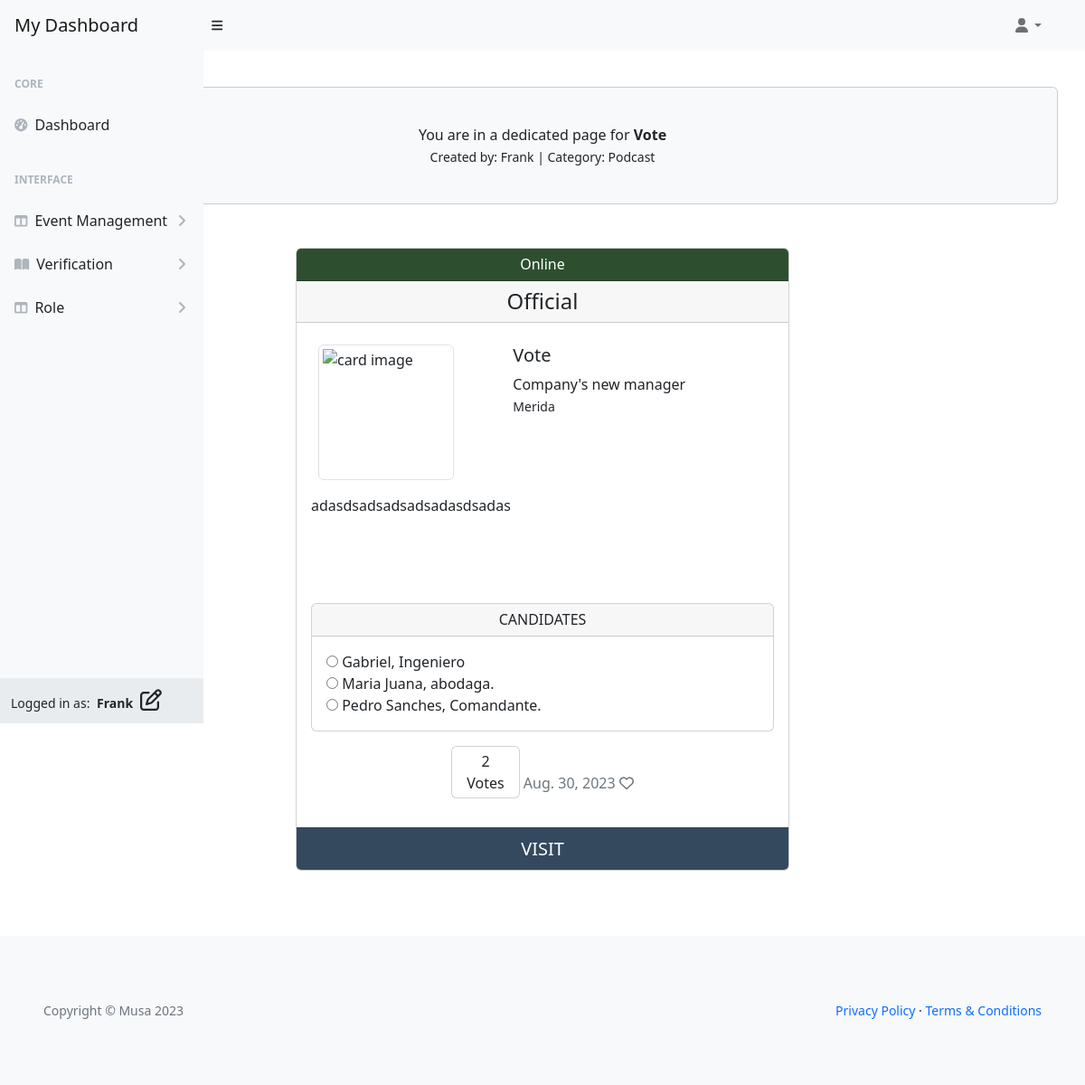
The page /user/single/vote/ (signed in) on the database its author committed.
### musa/models.py (models this page shows)
class UserProfile(AbstractUser):
    verified = models.BooleanField(default=False)
    role = models.IntegerField(choices=ROLES, default=0)
    user_card = models.ManyToManyField(
        'vote_management.VoteCard', through='vote_management.VoteRecord', related_name='user_cards')
    class Meta:
        ordering = ['username']
    def __str__(self):
        return self.username

### vote_management/models.py (models this page shows, shortened)
class VoteCard(models.Model):
    title = models.CharField(max_length=80, unique=True)
    slug = models.SlugField(max_length=200, unique=True)
    author = models.ForeignKey(
        'musa.UserProfile', on_delete=models.CASCADE, related_name="card_author")
    category = models.ForeignKey(
        Category, on_delete=models.CASCADE, related_name="categories")
    mission = models.CharField(max_length=80)
    location = models.CharField(max_length=80)
    description = models.TextField(max_length=264)
    expire = models.DateField()
    event_image = CloudinaryField('image', default='placeholder')
    vote_record = models.ManyToManyField('musa.UserProfile', through='VoteRecord',
                                         related_name='user_votes', blank=True)
    candidates = models.ManyToManyField('ElectedPerson', related_name='vote_cards',
                                        blank=True)
    status = models.IntegerField(choices=STATUS, default=0)
    excerpt = models.TextField(blank=True)
    type = models.IntegerField(choices=CARD_TYPE, default=0)
    created_on = models.DateField(auto_now_add=True)
    class Meta:
        ordering = ['-created_on']
    def number_of_votes(self):
        return self.vote_record.count()

class Category(models.Model):
    category_name = models.CharField(max_length=50, unique=True)
    class Meta:
        ordering = ['category_name']
        verbose_name_plural = "Categories"
    def __str__(self):
        return self.category_name

class ElectedPerson(models.Model):
    name = models.CharField(max_length=80, unique=True)
    is_elected = models.BooleanField(default=False)
    vote_card = models.ForeignKey(
        VoteCard, on_delete=models.CASCADE, related_name="vote_candidate", blank=True)
    class Meta:
        ordering = ['name']

### vote_management/views.py (the view)
# urls.py: path('user/single/<slug:slug>/', UserSingleView.as_view(),
class UserSingleView(UserRequiredMixin, View):
    def get(self, request, slug, *args, **kwargs):
        queryset = VoteCard.objects.filter(status=1)
        event = get_object_or_404(queryset, slug=slug)
        candidates = event.candidates.all()
        if request.user.is_authenticated:
            has_voted = VoteRecord.objects.filter(
                voter=request.user, vote_card=event).exists()
        else:
            has_voted = False
        return render(request, "single_card_user.html",
                      {
                          "event": event,
                          "candidates": candidates,
                          "has_voted": has_voted,
                          "user_authenticated": request.user.is_authenticated
                      })

### user_profile/views.py (called while the page is built)
    def test_func(self):
        user_profile = self.request.user
        return user_profile.is_authenticated and (
            user_profile.role in [0, 1]
        )

### templates/backend/user-dashboard/single_card_user.html (shortened to what this page needs)
{% extends "backend/user-dashboard/base.html" %}
{% block content %}
<div class="container px-4 px-lg-0 mt-5">
    <div class="card bg-light my-5 py-4 text-center">
        <div class="card-body">
            <p class="m-0">You are in a dedicated page for <strong>{{ event.title }}
                </strong>
            </p>
            <small>Created by: {{ event.author }} | Category: {{ event.category }}</small>
        </div>
    </div>
    <div class="row gx-4 gx-lg-5 justify-content-center">
        <div class="col-md-6 mb-5">
            <div class="card h-100">
                {% if event.status == 1 or event.status == 3 %}
                <div class="card-header card-header-green text-center h6">{{ event.get_status_display }}</div>
                {% elif event.status == 2%}
                <div class="card-header text-center h6">{{ event.get_status_display }}</div>
                {% endif %}
                <div class="card-header text-center h4">{{ event.get_type_display}}</div>
                <div class="card-body card-body-height pb-0">
                    <div class="row mt-2">
                        <div class="col-5 d-inline-block">
                            {% if "placeholder" in event.event_image.url %}
                            <img src="https://codeinstitute.s3.amazonaws.com/fullstack/blog/default.jpg"
                                alt="code institute" class="img-fluid img-thumbnail rounded float-start mx-2"
                                width="200" height="200">
                            {% else %}
                            <img src="{{ event.event_image.url }}" alt="card image"
                                class="img-fluid img-thumbnail rounded float-start mx-2" width="150" height="150">
                            {% endif %}
                        </div>
                        <div class="col-7 d-inline-block">
                            <span class="">
                                <h5 class="card-title">{{ event.title }}</h5>
                                <p class="mission my-0 fs-6"> {{ event.mission }}</p>
                                <small class="location my-0"> {{ event.location }}</small>
                            </span>
                        </div>
                    </div>
                    <div id="description-single" class="row mt-3">
                        <div class="col">
                            <p class="my-0">
                                {{ event.description|safe }}
                            </p>
                        </div>
                    </div>
                    <div class="row mb-3">
                        <div class="col">
                            <div class="card">
                                <div class="card-header">
                                    <h6 class="text-center mb-0">CANDIDATES</h6>
                                </div>
                                {% if user_authenticated %}
                                <div class="card-body">
                                    {% for candidate in event.vote_candidate.all %}
                                    <label>
                                        <input type="radio" name="elected_person" value="{{ candidate.id }}">
                                        {{ candidate.name }}
                                    </label><br>
                                    {% endfor %}
                                    {% endif %}
                                </div>
                            </div>
                        </div>
                        <div class="p-3 text-center">
                            <span class="card d-inline-block">
                                <div class="card-body py-1 px-3 text-center m-0">
                                    <span class="card-text">{{ event.number_of_votes }}<br> Votes</span>
                                </div>
                            </span>
                            <span class="card-text text-muted h6 m-0"> {{ event.expire }}
                                <i class="far fa-heart"></i>
                            </span>
                        </div>
                    </div>
                </div>
                <a href="{% url 'card_single' event.slug %}" class="card-footer text-center fs-5">VISIT</a>
            </div>
        </div>
    </div>
</div>
{% endblock content %}

### templates/backend/user-dashboard/base.html (shortened to what this page needs)
{% load static %}
{% now "Y-m-d" as current_date %}
<!DOCTYPE html>
<html lang="en">
<head>
    <link href="https://cdn.jsdelivr.net/npm/simple-datatables@7.1.2/dist/style.min.css" rel="stylesheet" />
    <link href="{% static 'user/css/styles.css' %}" rel="stylesheet" />
    <link href="{% static 'custom/css/style.css' %}" rel="stylesheet" />
</head>
<body class="sb-nav-fixed">
    <nav class="sb-topnav navbar navbar-expand navbar-light bg-light">
        <a class="navbar-brand ps-3" href="{% url 'user_dashboard' %}">My Dashboard</a>
        <button class="btn btn-link btn-sm order-1 order-lg-0 me-4 me-lg-0" id="sidebarToggle" href="#!"><i
                class="fas fa-bars"></i></button>
        <div class="d-md-inline-block form-inline ms-auto me-0 me-md-3 my-2 my-md-0">
            <ul class="navbar-nav ms-auto ms-md-0 me-3 me-lg-4">
                <li class="nav-item dropdown">
                    <a class="nav-link dropdown-toggle" id="navbarDropdown" href="#" role="button"
                        data-bs-toggle="dropdown" aria-expanded="false"><i class="fas fa-user fa-fw"></i></a>
                </li>
            </ul>
        </div>
    </nav>
    <div id="layoutSidenav">
        <div id="layoutSidenav_nav">
            <nav class="sb-sidenav accordion sb-sidenav-light" id="sidenavAccordion">
                <div class="sb-sidenav-menu">
                    <div class="nav">
                        <div class="sb-sidenav-menu-heading">Core</div>
                        <a class="nav-link" href="{% url 'user_dashboard' %}">
                            <div class="sb-nav-link-icon"><i class="fas fa-tachometer-alt"></i></div>
                            Dashboard
                        </a>
                        <div class="sb-sidenav-menu-heading">Interface</div>
                        <a class="nav-link collapsed" href="#" data-bs-toggle="collapse"
                            data-bs-target="#collapseLayouts" aria-expanded="false" aria-controls="collapseLayouts">
                            <div class="sb-nav-link-icon"><i class="fas fa-columns"></i></div>
                            Event Management
                            <div class="sb-sidenav-collapse-arrow"><i class="fas fa-angle-down"></i></div>
                        </a>
                        <a class="nav-link collapsed" href="#" data-bs-toggle="collapse" data-bs-target="#collapsePages"
                            aria-expanded="false" aria-controls="collapsePages">
                            <div class="sb-nav-link-icon"><i class="fas fa-book-open"></i></div>
                            Verification
                            <div class="sb-sidenav-collapse-arrow"><i class="fas fa-angle-down"></i></div>
                        </a>
                        <a class="nav-link collapsed" href="#" data-bs-toggle="collapse" data-bs-target="#collapseRole"
                            aria-expanded="false" aria-controls="collapseRole">
                            <div class="sb-nav-link-icon"><i class="fas fa-columns"></i></div>
                            Role
                            <div class="sb-sidenav-collapse-arrow"><i class="fas fa-angle-down"></i></div>
                        </a>
                    </div>
                </div>
                <div class="sb-sidenav-footer">
                    <div class="small">Logged in as:
                        <span class="px-1"><strong>{{ request.user.username }}
                                {% if request.user.role == 0 %}
                                <i class="fa-regular fa-user px-1 fs-4 text"></i>
                                {% elif request.user.role == 1 %}
                                <i class="fa-regular fa-pen-to-square px-1 fs-4 text"></i>
                                {% endif %}
                            </strong>
                        </span>
                    </div>
                </div>
            </nav>
        </div>
        {% block content %}
        {% endblock content %}
    </div>
    <footer class="py-4 bg-light mt-4">
        <div class="container-fluid p-5">
            <div class="d-flex align-items-center justify-content-between small">
                <div class="text-muted">Copyright &copy; Musa 2023</div>
                <div>
                    <a href="#">Privacy Policy</a>
                    &middot;
                    <a href="#">Terms &amp; Conditions</a>
                </div>
            </div>
        </div>
    </footer>
</body>
</html>

### static/custom/css/style.css (style rules this page uses)
a { text-decoration: none; }
.card-body-height { min-height: 300px; }
#description-single { min-height: 120px; text-align: justify; }
.card-footer { background-color: #34495e; color: white; text-decoration: none; transition: 0.3s; }
.card-header-green { background-color: #2D4F2F; color: white; }
input { border: none; }

### rows shown on the page
UserProfile: user.username "Frank"
VoteCard: title "Vote", author "Frank", category "Podcast", status "Online", type "Official", mission "Company's new manager", location "Merida", description "adasdsadsadsadsadasdsadas", number_of_votes "2", expire "Aug. 30, 2023"
ElectedPerson: name "Gabriel, Ingeniero"
ElectedPerson: name "Maria Juana, abodaga."
ElectedPerson: name "Pedro Sanches, Comandante."
